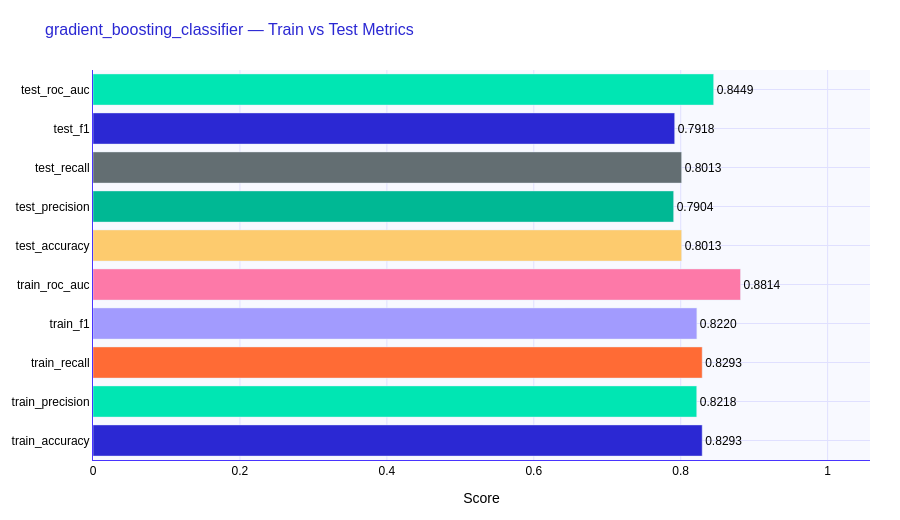

The code cell stored with this chart in its notebook:
### Code cell
result.plot()
print(f"\nTest AUC  : {result.roc_auc:.4f}")
print(f"Accuracy  : {result.accuracy:.4f}")
print(f"F1 Score  : {result.f1:.4f}")
print(f"Precision : {result.precision:.4f}")
print(f"Recall    : {result.recall:.4f}")

### Figure 1 — Plotly figure (JSON) as saved in the notebook; plotly's stock layout.template omitted (floating-point values rounded to 4 significant figures)
{"data": [{"marker": {"color": ["#2b28d3", "#00e6b3", "#ff6b35", "#a29bfe", "#fd79a8", "#fdcb6e", "#00b894", "#636e72", "#2b28d3", "#00e6b3"]}, "orientation": "h", "text": ["0.8293", "0.8218", "0.8293", "0.8220", "0.8814", "0.8013", "0.7904", "0.8013", "0.7918", "0.8449"], "textposition": "outside", "type": "bar", "x": [0.8293, 0.8218, 0.8293, 0.822, 0.8814, 0.8013, 0.7904, 0.8013, 0.7918, 0.8449], "y": ["train_accuracy", "train_precision", "train_recall", "train_f1", "train_roc_auc", "test_accuracy", "test_precision", "test_recall", "test_f1", "test_roc_auc"]}], "layout": {"font": {"color": "black", "family": "Arial, sans-serif", "size": 12}, "height": 520, "legend": {"bgcolor": "white", "bordercolor": "#4934ff", "borderwidth": 1}, "margin": {"b": 60, "l": 60, "r": 30, "t": 70}, "paper_bgcolor": "white", "plot_bgcolor": "#f8f9ff", "title": {"font": {"color": "#2b28d3", "size": 16}, "text": "gradient_boosting_classifier — Train vs Test Metrics"}, "xaxis": {"gridcolor": "#e0e0ff", "linecolor": "#4934ff", "range": [0, 1.058], "showline": true, "title": {"text": "Score"}}, "yaxis": {"gridcolor": "#e0e0ff", "linecolor": "#4934ff", "showline": true}}}
